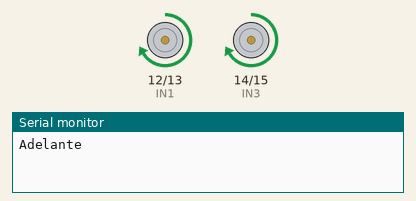
The sketch below on a simulated ESP32. Shown: motor-driver pin pairs drawn as motors (green arrow = first pin HIGH = forward, orange = second pin HIGH = backward, longer = more drive), the last lines printed to the serial monitor. At 14.8 s the program stops and its outputs stay as they are.

Above: at 3.1 s.
At 6.1 s:
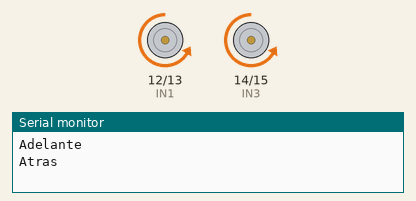
At 12.1 s:
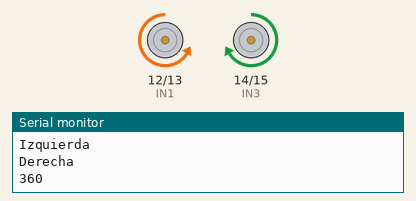
At 13.9 s:
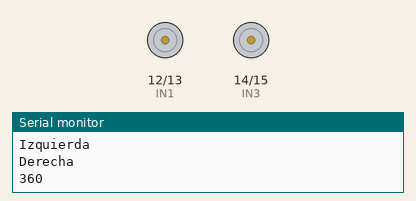
Timing chart, 0 to 15.4 s (numbered marks = the images above):
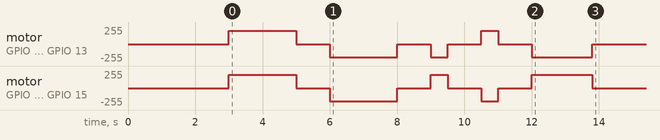

The sketch:

robot_diferencial.ino
```cpp
// ============================================================
// Robot móvil diferencial con ESP32-CAM + driver L298N
// Tarea 4 - Robótica | UAEMex, Facultad de Ingeniería
// Equipo: Brenda Miranda Reyes, Valeria Natasha Bejarano Pallares,
//         Francisco David Nava Segundo
// Core ESP32 3.x (analogWrite disponible)
// ============================================================

// Pines del driver (IN1/IN2 = motor izquierdo, IN3/IN4 = motor derecho)
const int IN1 = 12, IN2 = 13;
const int IN3 = 14, IN4 = 15;

// Parámetros calibrables
int velocidad  = 200;   // PWM 0-255 (debe ser mayor al PWM minimo medido)
int t_adelante = 2000;  // ms
int t_atras    = 2000;  // ms
int t_giro90   = 500;   // ms, calibrar con la cruz de angulos en el piso
int t_giro360  = 1800;  // ms, calibrar para vuelta completa

// Escribe PWM en los 4 pines del driver (core ESP32 3.x)
void motores(int a, int b, int c, int d) {
  analogWrite(IN1, a);
  analogWrite(IN2, b);
  analogWrite(IN3, c);
  analogWrite(IN4, d);
}

void adelante()  { motores(velocidad, 0, velocidad, 0); }  // ambos adelante
void atras()     { motores(0, velocidad, 0, velocidad); }  // ambos en reversa
void izquierda() { motores(0, velocidad, velocidad, 0); }  // giro sobre su eje
void derecha()   { motores(velocidad, 0, 0, velocidad); }  // giro sobre su eje
void detener()   { motores(0, 0, 0, 0); }

// Ejecuta un movimiento, espera su duracion, se detiene y pausa 1 s
void ejecutar(const char* nombre, void (*mov)(), int tiempo) {
  Serial.println(nombre);   // etiqueta visible en el monitor serie (video)
  mov();
  delay(tiempo);
  detener();
  delay(1000);
}

void setup() {
  pinMode(IN1, OUTPUT); pinMode(IN2, OUTPUT);
  pinMode(IN3, OUTPUT); pinMode(IN4, OUTPUT);
  Serial.begin(115200);
  detener();
  delay(3000);              // tiempo para colocar el robot en el piso
}

void loop() {
  ejecutar("Adelante",  adelante,  t_adelante);
  ejecutar("Atras",     atras,     t_atras);
  ejecutar("Izquierda", izquierda, t_giro90);
  ejecutar("Derecha",   derecha,   t_giro90);
  ejecutar("360",       izquierda, t_giro360);   // opcional (+10 %)
  while (true);             // termina la secuencia
}
```

Measured:
- by itself, motor on GPIO 12 (IN1) / GPIO 13 (IN2): stopped → forward 200/255 at 3.0 s, → stopped 2.0 s later, → backward 200/255 1.0 s later, → stopped 2.0 s later, … (10 changes in this stretch)
- by itself, motor on GPIO 14 (IN3) / GPIO 15 (IN4): stopped → forward 200/255 at 3.0 s, → stopped 2.0 s later, → backward 200/255 1.0 s later, → stopped 2.0 s later, … (10 changes in this stretch)
